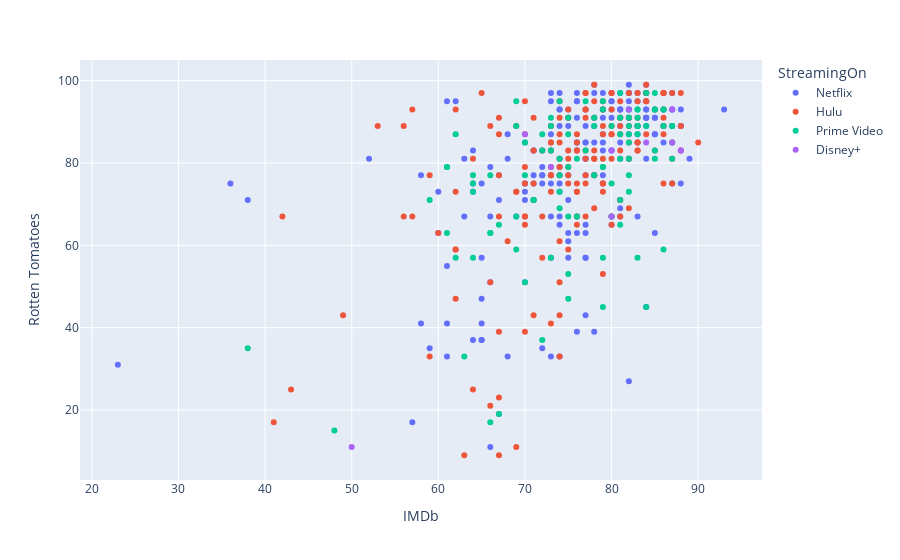

Source (notebook cell):
### Code cell
px.scatter(tv_shows_both_ratings, x='IMDb',
           y='Rotten Tomatoes',color='StreamingOn')

### Figure 1 — Plotly figure (JSON) as saved in the notebook; plotly's stock layout.template omitted (floating-point values rounded to 4 significant figures; data arrays with more than 128 entries replaced by an {"elided": "..."} marker saying what was removed)
{"data": [{"hovertemplate": "StreamingOn=Netflix<br>IMDb=%{x}<br>Rotten Tomatoes=%{y}<extra></extra>", "legendgroup": "Netflix", "marker": {"color": "#636efa", "symbol": "circle"}, "mode": "markers", "name": "Netflix", "orientation": "v", "showlegend": true, "type": "scatter", "x": {"elided": "195 int values"}, "xaxis": "x", "y": {"elided": "195 int values"}, "yaxis": "y"}, {"hovertemplate": "StreamingOn=Hulu<br>IMDb=%{x}<br>Rotten Tomatoes=%{y}<extra></extra>", "legendgroup": "Hulu", "marker": {"color": "#EF553B", "symbol": "circle"}, "mode": "markers", "name": "Hulu", "orientation": "v", "showlegend": true, "type": "scatter", "x": {"elided": "170 int values"}, "xaxis": "x", "y": {"elided": "170 int values"}, "yaxis": "y"}, {"hovertemplate": "StreamingOn=Prime Video<br>IMDb=%{x}<br>Rotten Tomatoes=%{y}<extra></extra>", "legendgroup": "Prime Video", "marker": {"color": "#00cc96", "symbol": "circle"}, "mode": "markers", "name": "Prime Video", "orientation": "v", "showlegend": true, "type": "scatter", "x": [86, 86, 83, 78, 84, 70, 64, 85, 82, 85, 75, 81, 69, 80, 76, 85, 84, 87, 83, 87, 82, 82, 83, 83, 84, 87, 81, 76, 83, 78, 81, 86, 83, 87, 82, 79, 82, 86, 83, 73, 85, 71, 82, 80, 80, 81, 75, 81, 70, 79, 74, 79, 74, 81, 77, 82, 73, 78, 66, 71, 75, 64, 73, 74, 79, 69, 75, 79, 82, 75, 74, 69, 79, 72, 73, 72, 74, 77, 69, 61, 67, 70, 85, 61, 62, 64, 66, 62, 67, 63, 66, 64, 59, 66, 75, 72, 38, 48, 61], "xaxis": "x", "y": [93, 89, 89, 77, 45, 51, 73, 93, 85, 83, 91, 87, 89, 67, 67, 93, 97, 89, 93, 81, 81, 89, 89, 93, 89, 89, 71, 81, 91, 89, 91, 59, 57, 85, 93, 57, 91, 93, 87, 89, 81, 71, 77, 89, 75, 81, 67, 97, 77, 93, 95, 79, 77, 65, 95, 87, 91, 91, 77, 71, 87, 77, 57, 69, 95, 95, 53, 79, 73, 79, 81, 67, 45, 83, 83, 87, 73, 83, 59, 79, 65, 85, 97, 79, 87, 57, 63, 57, 19, 33, 17, 75, 71, 63, 47, 37, 35, 15, 63], "yaxis": "y"}, {"hovertemplate": "StreamingOn=Disney+<br>IMDb=%{x}<br>Rotten Tomatoes=%{y}<extra></extra>", "legendgroup": "Disney+", "marker": {"color": "#ab63fa", "symbol": "circle"}, "mode": "markers", "name": "Disney+", "orientation": "v", "showlegend": true, "type": "scatter", "x": [87, 70, 87, 82, 84, 88, 73, 80, 80, 50], "xaxis": "x", "y": [85, 87, 93, 93, 85, 83, 79, 67, 83, 11], "yaxis": "y"}], "layout": {"legend": {"title": {"text": "StreamingOn"}, "tracegroupgap": 0}, "margin": {"t": 60}, "xaxis": {"anchor": "y", "domain": [0, 1], "title": {"text": "IMDb"}}, "yaxis": {"anchor": "x", "domain": [0, 1], "title": {"text": "Rotten Tomatoes"}}}}
